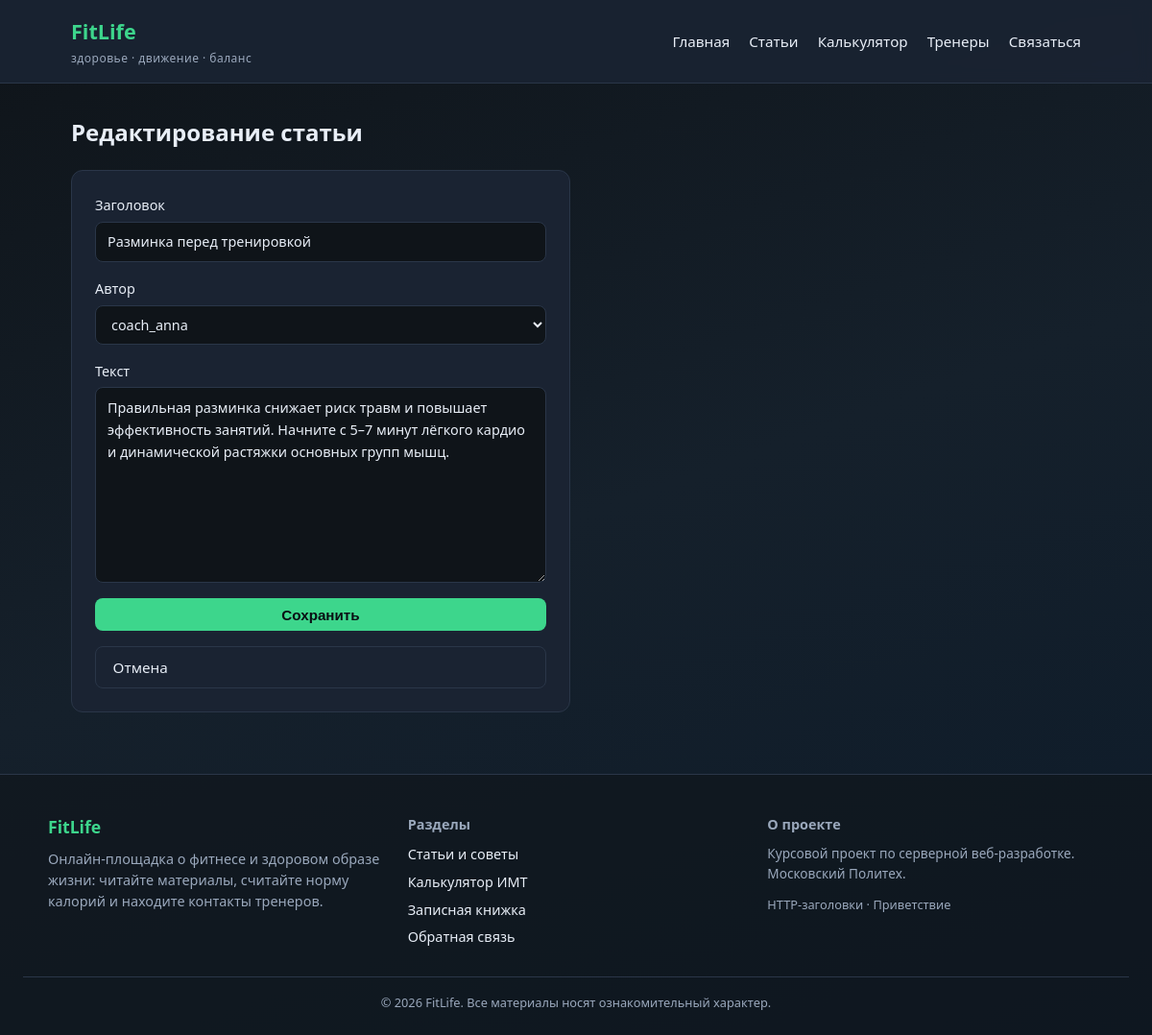
The page /articles/1/edit on the database its author committed.
### tables this page shows
CREATE TABLE articles (
    id INT NOT NULL AUTO_INCREMENT,
    author_id INT NOT NULL,
    name VARCHAR(255) NOT NULL,
    text TEXT NOT NULL,
    created_at DATETIME NOT NULL DEFAULT CURRENT_TIMESTAMP,
  updated_at DATETIME NULL,
    PRIMARY KEY (id),
    KEY idx_articles_author (author_id),
    CONSTRAINT fk_articles_author FOREIGN KEY (author_id) REFERENCES users (id) ON DELETE CASCADE
);

CREATE TABLE users (
    id INT NOT NULL AUTO_INCREMENT,
    nickname VARCHAR(128) NOT NULL,
    email VARCHAR(255) NOT NULL,
    is_confirmed TINYINT(1) NOT NULL DEFAULT 0,
    role ENUM('admin', 'user') NOT NULL DEFAULT 'user',
    password_hash VARCHAR(255) NOT NULL DEFAULT '',
    auth_token VARCHAR(255) NOT NULL DEFAULT '',
    created_at DATETIME NOT NULL DEFAULT CURRENT_TIMESTAMP,
    PRIMARY KEY (id),
    UNIQUE KEY uk_users_nickname (nickname),
    UNIQUE KEY uk_users_email (email)
);

### src/MyProject/View.php (called while the page is built, shortened)
<?php
final class View
{
    private string $templatesPath;
    public function __construct()
    {
        $this->templatesPath = dirname(__DIR__, 2) . '/templates';
    }
    public function render(string $template, array $vars = []): void
    {
        extract($vars, EXTR_SKIP);
        $config = require dirname(__DIR__, 2) . '/config/config.php';
        require $this->templatesPath . '/' . $template . '.php';
        require $this->templatesPath . '/layout.php';
    }
}

### src/MyProject/Controllers/ArticlesController.php (called while the page is built, shortened)
<?php
class ArticlesController
{
    private View $view;
    public function __construct()
    {
        $this->view = new View();
    }
    public function edit(string $id): void
    {
        $article = Article::findById((int) $id);
        $this->view->render('articles/edit', [
            'title' => 'Редактирование статьи',
            'article' => $article,
            'authors' => User::findAll('nickname ASC'),
        ]);
    }
}

### src/MyProject/Application.php (called while the page is built, shortened)
<?php
final class Application
{
    public function run(): void
    {
        $router = new Router();
        $main = MainController::class;
        $articles = ArticlesController::class;
        $comments = CommentsController::class;
        $contacts = ContactsController::class;
        $feedback = FeedbackController::class;
        $calculator = CalculatorController::class;
        $router->add('~^/$~', [$main, 'index']);
        $router->add('~^/hello/([^/]+)$~', [$main, 'hello']);
        $router->add('~^/bye/([^/]+)$~', [$main, 'bye']);
        $router->add('~^/headers$~', [$main, 'headers']);
        $router->add('~^/articles$~', [$articles, 'index']);
        $router->add('~^/articles/create$~', [$articles, 'create']);
        $router->add('~^/articles/(\d+)$~', [$articles, 'show']);
        $router->add('~^/articles/(\d+)/edit$~', [$articles, 'edit']);
        $router->add('~^/articles/(\d+)/comments$~', [$comments, 'store']);
        $router->add('~^/comments/(\d+)/edit$~', [$comments, 'edit']);
        $router->add('~^/contacts$~', [$contacts, 'index']);
        $router->add('~^/contacts/create$~', [$contacts, 'create']);
        $router->add('~^/contacts/(\d+)/edit$~', [$contacts, 'edit']);
        $router->add('~^/contacts/(\d+)/delete$~', [$contacts, 'delete']);
        $router->add('~^/feedback$~', [$feedback, 'form']);
        $router->add('~^/feedback/sent$~', [$feedback, 'sent']);
        $router->add('~^/calculator$~', [$calculator, 'index']);
        $router->add('~^/calculator/calculate$~', [$calculator, 'calculate']);
        $uri = $_SERVER['REQUEST_URI'] ?? '/';
        $method = $_SERVER['REQUEST_METHOD'] ?? 'GET';
        $router->dispatch($uri, $method);
    }
}

### www/index.php (called while the page is built, shortened)
<?php
$app = new MyProject\Application();
$app->run();

### src/MyProject/Models/Article.php (called while the page is built, shortened)
<?php
class Article extends ActiveRecord
{
    protected static function getTableName(): string
    {
        return 'articles';
    }
}

### config/config.php (called while the page is built, shortened)
<?php
return [
    'app_name' => 'FitLife',
    'default_title' => 'FitLife - блог о здоровье и фитнесе',
    'db' => [
        'driver' => getenv('DB_DRIVER') ?: 'mysql',
        'sqlite_path' => dirname(__DIR__) . '/database/fitlife.sqlite',
        'host' => getenv('DB_HOST') ?: '127.0.0.1',
        'port' => getenv('DB_PORT') ?: '3306',
        'name' => getenv('DB_NAME') ?: 'fitlife',
        'user' => getenv('DB_USER') ?: 'root',
        'password' => getenv('DB_PASSWORD') ?: '',
        'charset' => 'utf8mb4',
    ],
];

### src/MyProject/Db.php (called while the page is built, shortened)
<?php
final class Db
{
    private static ?PDO $pdo = null;
    public static function getConnection(): PDO
    {
        if (self::$pdo === null) {
            $config = require dirname(__DIR__, 2) . '/config/config.php';
            $db = $config['db'];
            $driver = $db['driver'] ?? 'mysql';
            try {
                if ($driver === 'sqlite') {
                    $path = $db['sqlite_path'];
                    if (!is_file($path)) {
                        require dirname(__DIR__, 2) . '/database/init_sqlite.php';
                    }
                    self::$pdo = new PDO('sqlite:' . $path, null, null, [
                        PDO::ATTR_ERRMODE => PDO::ERRMODE_EXCEPTION,
                        PDO::ATTR_DEFAULT_FETCH_MODE => PDO::FETCH_ASSOC,
                    ]);
                } else {
                    $dsn = sprintf(
                        'mysql:host=%s;port=%s;dbname=%s;charset=%s',
                        $db['host'],
                        $db['port'],
                        $db['name'],
                        $db['charset']
                    );
                    self::$pdo = new PDO($dsn, $db['user'], $db['password'], [
                        PDO::ATTR_ERRMODE => PDO::ERRMODE_EXCEPTION,
                        PDO::ATTR_DEFAULT_FETCH_MODE => PDO::FETCH_ASSOC,
                    ]);
                    self::$pdo->exec('SET NAMES utf8mb4 COLLATE utf8mb4_unicode_ci');
                }
            } catch (PDOException $e) {
                http_response_code(500);
                echo 'Ошибка подключения к базе данных: ' . htmlspecialchars($e->getMessage());
                exit;
            }
        }
        return self::$pdo;
    }
}

### src/MyProject/ActiveRecord/ActiveRecord.php (called while the page is built, shortened)
<?php
abstract class ActiveRecord
{
    public static function findById(int $id): ?static
    {
        $table = static::getTableName();
        $stmt = Db::getConnection()->prepare("SELECT * FROM {$table} WHERE id = :id LIMIT 1");
        $stmt->execute(['id' => $id]);
        $row = $stmt->fetch(PDO::FETCH_ASSOC);
        return $row ? static::mapRow($row) : null;
    }
    public static function findAll(string $orderBy = 'id DESC'): array
    {
        $table = static::getTableName();
        $stmt = Db::getConnection()->query("SELECT * FROM {$table} ORDER BY {$orderBy}");
        $items = [];
        while ($row = $stmt->fetch(PDO::FETCH_ASSOC)) {
            $items[] = static::mapRow($row);
        }
        return $items;
    }
    protected static function mapRow(array $row): static
    {
        $object = new static();
        $reflection = new ReflectionClass($object);
        foreach ($row as $key => $value) {
            $property = $reflection->getProperty($key);
            $type = $property->getType();
            if ($type && $type->getName() === 'int' && $value !== null && $value !== '') {
                $value = (int) $value;
            }
        }
        return $object;
    }
}

### src/MyProject/Models/User.php (called while the page is built, shortened)
<?php
class User extends ActiveRecord
{
    protected static function getTableName(): string
    {
        return 'users';
    }
}

### templates/articles/edit.php (the view)
<section class="page-block">
    <h1>Редактирование статьи</h1>
    <form method="post" class="form-card">
        <label>Заголовок <input type="text" name="name" value="<?= htmlspecialchars($article->name) ?>" required></label>
        <label>Автор
            <select name="author_id">
                <?php foreach ($authors as $user): ?>
                    <option value="<?= $user->id ?>" <?= $user->id === $article->author_id ? 'selected' : '' ?>>
                        <?= htmlspecialchars($user->nickname) ?>
                    </option>
                <?php endforeach; ?>
            </select>
        </label>
        <label>Текст <textarea name="text" rows="8" required><?= htmlspecialchars($article->text) ?></textarea></label>
        <button type="submit" class="btn btn-primary">Сохранить</button>
        <a href="/articles/<?= $article->id ?>" class="btn btn-secondary">Отмена</a>
    </form>
</section>

### src/MyProject/Router.php (shortened to what this page needs)
<?php
final class Router
{
    private array $routes = [];
    public function add(string $pattern, array $handler): void
    {
        $this->routes[$pattern] = $handler;
    }
    public function dispatch(string $uri, string $method): void
    {
        $path = parse_url($uri, PHP_URL_PATH) ?: '/';
        $path = '/' . trim($path, '/');
        if ($path !== '/') {
            $path = rtrim($path, '/');
        }
        foreach ($this->routes as $pattern => $handler) {
            if (preg_match($pattern, $path, $matches)) {
                array_shift($matches);
                $controller = new $handler[0]();
                $action = $handler[1];
                $controller->$action(...$matches);
                return;
            }
        }
    }
}

### www/assets/css/style.css (style rules this page uses)
:root { --bg: #0f1419; --surface: #1a2332; --accent: #3dd68c; --accent-2: #5b9dff; --text: #e8eef7; --muted: #9aa8bc; --border: #2a3648; --error: #ff6b6b; --success: #3dd68c; }
* { box-sizing: border-box; }
body { margin: 0; font-family: "Segoe UI", system-ui, sans-serif; background: linear-gradient(160deg, #0f1419 0%, #15202b 50%, #0d1b2a 100%); color: var(--text); min-height: 100vh; line-height: 1.6; }
a { color: var(--accent-2); text-decoration: none; }
.page-block h1 { margin-top: 0; }
.btn { display: inline-block; padding: 0.55rem 1.1rem; border-radius: 8px; border: none; font-size: 0.95rem; cursor: pointer; text-decoration: none; transition: transform 0.15s, opacity 0.15s; }
.btn-primary { background: var(--accent); color: #0a0f14; font-weight: 600; }
.btn-secondary { background: transparent; color: var(--text); border: 1px solid var(--border); }
.form-card { background: var(--surface); border: 1px solid var(--border); border-radius: 12px; padding: 1.5rem; max-width: 520px; display: flex; flex-direction: column; gap: 1rem; }
.form-card label { display: flex; flex-direction: column; gap: 0.35rem; font-size: 0.9rem; }
.form-card input, .form-card select, .form-card textarea { padding: 0.55rem 0.75rem; border-radius: 8px; border: 1px solid var(--border); background: #0f1419; color: var(--text); font: inherit; }

### rows shown on the page
articles: name "Разминка перед тренировкой", author_id "coach_anna", text "Правильная разминка снижает риск травм и повышает эффективность занятий. Начните с 5–7 минут лёгкого кардио и динамической растяжки основных групп мышц."
